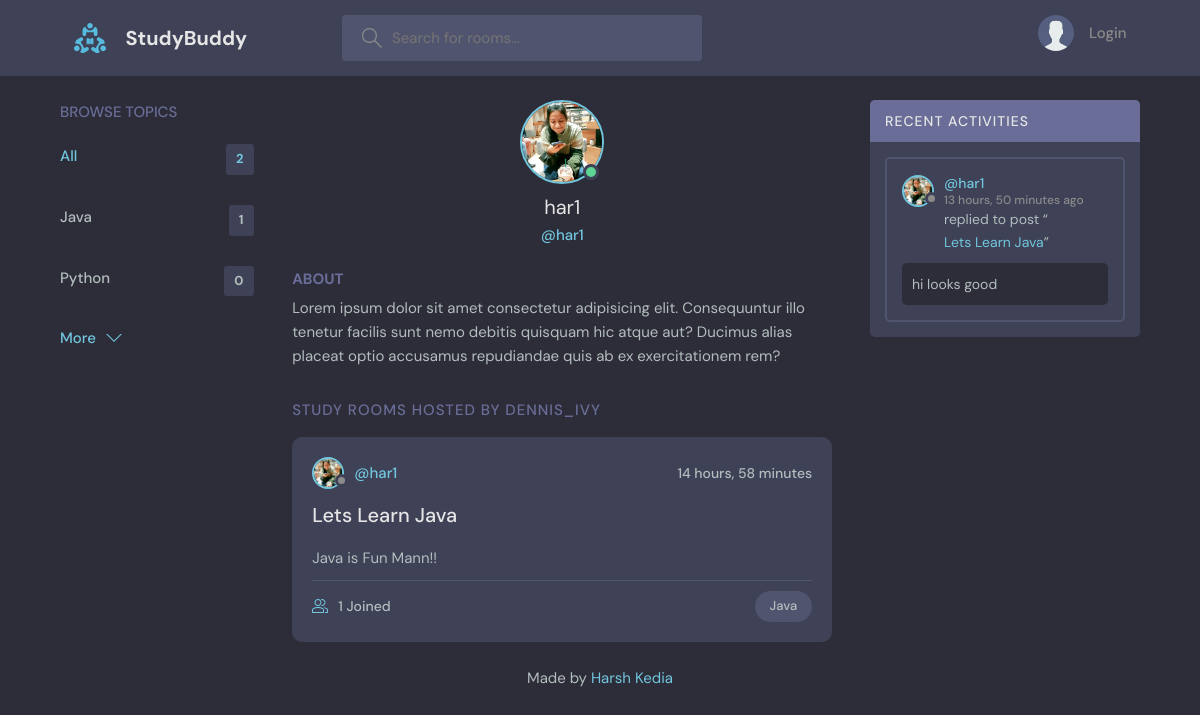
The app's page /profile/1 with its own data.
### base/models.py (models this page shows, shortened)
class Topic(models.Model):
    name = models.CharField(max_length=200)

class User(AbstractUser):
    name = models.CharField(max_length=200, null = True)
    email = models.EmailField(null=True,unique=True)
    bio = models.TextField(null=True)
    avatar = models.ImageField(null = True, default = "avatar.svg")
    USERNAME_FIELD = 'email'
    REQUIRED_FIELDS = ['username']

class Rooms(models.Model):
    host = models.ForeignKey(User, on_delete=models.SET_NULL,null=True)
    topic = models.ForeignKey(Topic, on_delete=models.SET_NULL,null=True)
    name = models.CharField(max_length=200)
    description = models.TextField(null = True , blank= True)
    participants = models.ManyToManyField(User, related_name='participants',blank = True)
    updated = models.DateTimeField(auto_now=True)
    created  = models.DateTimeField(auto_now_add= True)
    class Meta():
        ordering = ['-updated','-created']
    def __str__(self) :
        return self.name

class Message(models.Model):
    user = models.ForeignKey(User, on_delete=models.CASCADE)
    room  = models.ForeignKey(Rooms, on_delete=models.CASCADE)
    body  = models.TextField()
    updated = models.DateTimeField(auto_now=True)
    created  = models.DateTimeField(auto_now_add= True)
    class Meta():
        ordering = ['-updated','-created']

### base/views.py (the view)
# urls.py: path('profile/<str:pk>',views.userProfile, name = 'user-profile'),
def userProfile(request,pk):
    user = User.objects.get(id = pk)
    rooms = user.rooms_set.all()
    room_message = user.message_set.all()
    topics = Topic.objects.all()
    context = {'user':user, 'rooms':rooms,'topics':topics,'room_messages':room_message}
    return render(request,'base/profile.html',context)

### base/templates/base/profile.html (shortened to what this page needs)
{% extends 'main.html' %}
{% block content %}
  <main class="profile-page layout layout--3">
    <div class="container">
      {% include 'base/topic_component.html' %}
      <div class="roomList">
        <div class="profile">
          <div class="profile__avatar">
            <div class="avatar avatar--large active">
              <img src="{{user.avatar.url}}" />
            </div>
          </div>
          <div class="profile__info">
            <h3>{{user.username}}</h3>
            <p>@{{user.username}}</p>
          </div>
          <div class="profile__about">
            <h3>About</h3>
            <p>
              Lorem ipsum dolor sit amet consectetur adipisicing elit. Consequuntur illo tenetur
              facilis sunt nemo debitis quisquam hic atque aut? Ducimus alias placeat optio
              accusamus repudiandae quis ab ex exercitationem rem?
            </p>
          </div>
        </div>
        <div class="roomList__header">
          <div>
            <h2>Study Rooms Hosted by dennis_ivy</a>
            </h2>
          </div>
        </div>
        {% include 'base/feed_component.html' %}
      </div>
      {% include 'base/activity_component.html' %}
    </div>
  </main>
  {%endblock content%}

### templates/main.html (shortened to what this page needs)
<!DOCTYPE html>
{% load static %}
<html lang="en">
<head>
    <link rel="stylesheet" href="{% static 'styles/style.css' %}" />
</head>
<body>
    {% include 'navabr.html' %}
    {% block content %}
    {% endblock %}
<footer style="text-align: center;">
    <span>Made by <a href="https://github.com/harshkedia17">Harsh Kedia</a></span>
</footer>
</body>
</html>

### templates/navabr.html (shortened to what this page needs)
{% load static %}
<header class="header header--loggedIn">
    <div class="container">
        <a href="{% url 'home' %} " class="header__logo">
            <img src="{%static 'images/logo.svg'%}" />
            <h1>StudyBuddy</h1>
        </a>
        <form class="header__search" action="{% url 'home' %} " method="get">
            <label>
                <input name="q" placeholder="Search for rooms..." />
            </label>
        </form>
        <nav class="header__menu">
            {% if request.user.is_authenticated %}
            <div class="header__user">
                <a href="{% url 'user-profile' request.user.id %}">
                    <div class="avatar avatar--medium active">
                        <img src="{{request.user.avatar.url}}" />
                    </div>
                    <p> {{request.user.username}} <span>@ {{request.user.username}}</span></p>
                </a>
                <button class="dropdown-button">
                    <svg version="1.1" xmlns="http://www.w3.org/2000/svg" width="32" height="32" viewBox="0 0 32 32">
                        <title>chevron-down</title>
                        <path d="M16 21l-13-13h-3l16 16 16-16h-3l-13 13z"></path>
                    </svg>
                </button>
            </div>
            {% else %}
            <a href="{% url 'login' %}">
                <img src="{% static 'images/avatar.svg' %}" />
                <p>Login</p>
            </a>
            {%endif%}
        </nav>
    </div>
</header>

### base/templates/base/topic_component.html
<div class="topics">
    <div class="topics__header">
      <h2>Browse Topics</h2>
    </div>
    <ul class="topics__list">
      <li>
        <a href="{% url 'home' %} " class="active">All <span>{{topics.count}}</span></a>
      </li>
      {% for topic in topics %}
      <li>
        <a href="{% url 'home' %}?q={{topic.name}}">{{topic.name}} <span>{{topic.rooms_set.all.count}}  </span></a>
      </li>
        {% endfor %}
    <a class="btn btn--link" href="{% url 'topics' %}">
      More
      <svg version="1.1" xmlns="http://www.w3.org/2000/svg" width="32" height="32" viewBox="0 0 32 32">
        <title>chevron-down</title>
        <path d="M16 21l-13-13h-3l16 16 16-16h-3l-13 13z"></path>
      </svg>
    </a>
  </div>

### base/templates/base/feed_component.html (shortened to what this page needs)
{% for room in rooms %}
<div class="roomListRoom">
    <div class="roomListRoom__header">
      <a href="{% url 'user-profile' room.host.id %} " class="roomListRoom__author">
        <div class="avatar avatar--small">
          <img src="{{room.host.avatar.url}}" />
        </div>
        <span>@{{room.host.username}} </span>
      </a>
      <div class="roomListRoom__actions">
        <span>{{room.created|timesince }} </span>
      </div>
    </div>
    <div class="roomListRoom__content">
      <a href="{% url 'rooms' room.id %}">{{room.name}} </a>
      <p>
        {{room.description}}
      </p>
    </div>
    <div class="roomListRoom__meta">
      <a href="room.html" class="roomListRoom__joined">
       {{room.participants.all.count}} Joined
      </a>
      <p class="roomListRoom__topic">{{room.topic.name}}</p>
    </div>
  </div>
{% endfor %}

### base/templates/base/activity_component.html (shortened to what this page needs)
<div class="activities">
    <div class="activities__header">
        <h2>Recent Activities</h2>
    </div>
    {% for message in room_messages %}
    <div class="activities__box">
        <div class="activities__boxHeader roomListRoom__header">
            <a href="{% url 'user-profile' message.user.id %}" class="roomListRoom__author">
                <div class="avatar avatar--small">
                    <img src="{{message.user.avatar.url}}" />
                </div>
                <p>
                    @{{message.user.username}}
                    <span>{{message.created|timesince}} ago</span>
                </p>
            </a>
        </div>
        <div class="activities__boxContent">
            <p>replied to post “<a href="{% url 'rooms' message.room.id %}">{{message.room}}</a>”</p>
            <div class="activities__boxRoomContent">{{message.body}}</div>
        </div>
    </div>
    {% endfor %}
</div>

### records on screen
Topic: name "Java", rooms_set.all.count "1"
Topic: name "Python", rooms_set.all.count "0"
User: avatar (picture), username "har1"
Rooms: host.avatar (picture), host.username "har1", created "14 hours, 58 minutes", name "Lets Learn Java", description "Java is Fun Mann!!", participants.all.count "1", topic.name "Java"
Message: user.avatar (picture), user.username "har1", created "13 hours, 50 minutes", room "Lets Learn Java", body "hi looks good"

### other values on screen
{{ topics.count }} "2"
